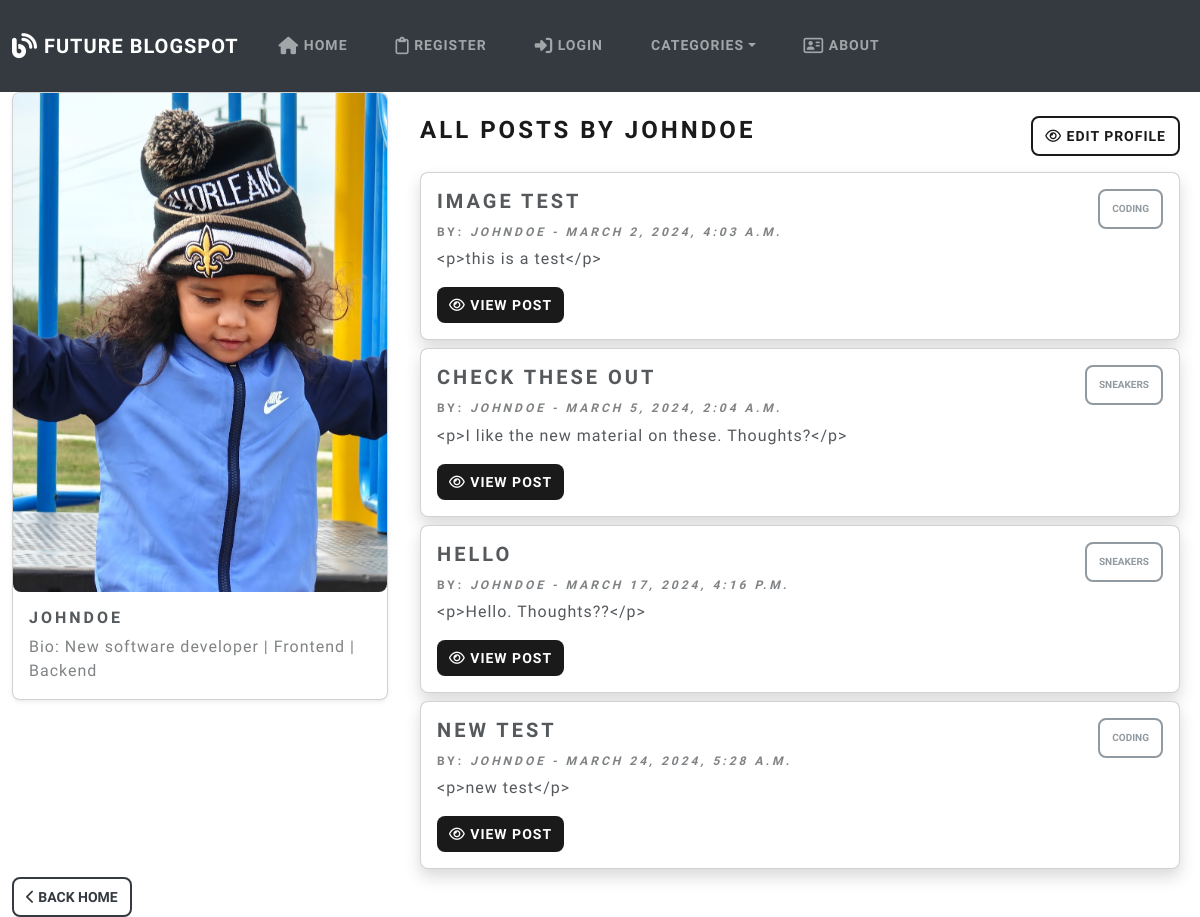
The page /members/3/profile/ on the database its author committed.
### theblog/models.py (models this page shows, shortened)
class Profile(models.Model):
    user = models.OneToOneField(User, null=True, on_delete=models.CASCADE)
    bio = models.TextField(null=True, blank=True)
    profile_pic = models.ImageField(null=True, blank=True, upload_to='images/profile/')
    website_url = models.CharField(max_length=200, null=True, blank=True)
    facebook_url = models.CharField(max_length=200, null=True, blank=True)
    twitter_url = models.CharField(max_length=200, null=True, blank=True)
    instagram_url = models.CharField(max_length=200, null=True, blank=True)
    pinterest_url = models.CharField(max_length=200, null=True, blank=True)

class Post(models.Model):
    title = models.CharField(max_length=100)
    header_image = models.ImageField(null=True, blank=True ,upload_to='images/')
    title_tag = models.CharField(max_length=100, default='Title')
    author = models.ForeignKey(User, on_delete=models.CASCADE)
    body = RichTextField(blank=True, null=True)
    created_at = models.DateTimeField(default=timezone.now)
    likes = models.ManyToManyField(User, related_name='blog_posts')
    category = models.CharField(max_length=100, default='uncategorized')

### members/views.py (the view)
# urls.py: path('<int:pk>/profile/', ShowProfilePageView.as_view(), name='show_profile_page'),
class ShowProfilePageView(DetailView):
    model = Profile
    template_name = 'registration/user_profile.html'
    def get_context_data(self, *args, **kwargs):
        context = super(ShowProfilePageView, self).get_context_data(*args, **kwargs)
        profile = get_object_or_404(Profile, pk=self.kwargs['pk'])
        context["page_user"] = profile.user
        posts = Post.objects.filter(author=profile.user)
        context["posts"] = posts
        return context

### members/templates/registration/user_profile.html (shortened to what this page needs)
{% extends 'base.html' %}
{% load static %}
{% block body %}
    <div class="container-fluid">
        <div class="row">
            <div class="col-md-4 mx-auto">
                <div class="card rounded-3 shadow-sm">
                    <img src="{{ profile.profile_pic.url }}" max-height="300" class="card-img-top rounded-3" alt="Profile Picture">
                    <div class="card-body">
                        <h5 class="card-title">{{ profile.user.username }}</h5>
                        <p class="card-text text-muted">Bio: {{profile.user.profile.bio}}</p>
                    </div>
                </div>
            </div>
            <div class="col-md-8 mt-4 mx-auto">
                <div class="d-flex justify-content-between">
                    <h3 class="mb-2 ms-2 me-2">All Posts by {{ page_user.username  }}</h3>
                    <a href="" class="mb-2 ms-2 me-2 btn btn-outline-primary card-link rounded-3">
                        <i class="fa-regular fa-eye"></i>
                        Edit Profile
                    </a>
                </div>
                {% if posts %}
                    {% for post in posts %}
                    <div class="card mt-2 mb-2 ms-2 me-2 rounded-3 shadow">
                        <div class="card-body">
                            <div class="justify-content-between d-flex">
                                <h4 class="card-title">{{post.title}}</h4>
                                <button type="button" class="btn rounded-3 btn-sm btn-outline-secondary">{{post.category}}</button>
                            </div>
                            <h6 class="card-subtitle mb-2 text-muted">by: <cite title="Source Title">{{post.author}} - {{ post.created_at }}</cite></h6>
                            <p class="card-text">{{ post.body|truncatechars:100 }}</p>
                            <a href="{% url 'post' post.pk %}" class="btn btn-primary card-link rounded-3">
                                <i class="fa-regular fa-eye"></i>
                                View Post
                            </a>
                        </div>
                    </div>
                    {% endfor %}
                    {% else %}
                    <div class="card mt-2 mb-2 ms-2 me-2 rounded-3 shadow">
                        No posts to show yet!
                    </div>
                    {% endif %}
            </div>
    </div>
    <div class="">
        <a class="mx-auto mt-4" href="{% url 'home' %}">
            <button type="submit" class="btn btn-outline-dark rounded-3">
                <i class="fa-solid fa-chevron-left"></i>
                Back Home
            </button>
        </a>
</div>
</div>
{% endblock %}

### theblog/static/css/style.css (style rules this page uses)
.btn { padding: 0.375rem 0.75rem; }

### rows shown on the page
Profile: profile_pic (picture), user.username "JOHNDOE", user.profile.bio "New software developer | Frontend | Backend"
Post: title "IMAGE TEST", category "CODING", author "JOHNDOE", created_at "MARCH 2, 2024, 4:03 A.M.", body "<p>this is a test</p>"
Post: title "CHECK THESE OUT", category "SNEAKERS", author "JOHNDOE", created_at "MARCH 5, 2024, 2:04 A.M.", body "<p>I like the new material on these. Thoughts?</p>"
Post: title "HELLO", category "SNEAKERS", author "JOHNDOE", created_at "MARCH 17, 2024, 4:16 P.M.", body "<p>Hello. Thoughts??</p>"
Post: title "NEW TEST", category "CODING", author "JOHNDOE", created_at "MARCH 24, 2024, 5:28 A.M.", body "<p>new test</p>"

### other values the page prints
{{ page_user.username }} "JOHNDOE"
